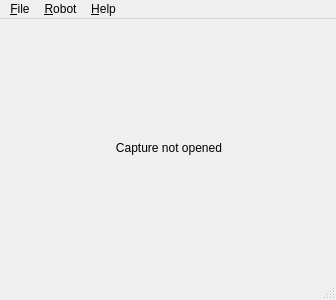
<?xml version="1.0" encoding="UTF-8"?>
<ui version="4.0">
 <class>AmurCore</class>
 <widget class="QMainWindow" name="AmurCore">
  <property name="geometry">
   <rect>
    <x>0</x>
    <y>0</y>
    <width>336</width>
    <height>300</height>
   </rect>
  </property>
  <property name="minimumSize">
   <size>
    <width>336</width>
    <height>300</height>
   </size>
  </property>
  <property name="maximumSize">
   <size>
    <width>10240</width>
    <height>5760</height>
   </size>
  </property>
  <property name="windowTitle">
   <string>AmurCore</string>
  </property>
  <property name="windowIcon">
   <iconset>
    <normaloff>data/images/logo.png</normaloff>data/images/logo.png</iconset>
  </property>
  <property name="iconSize">
   <size>
    <width>22</width>
    <height>22</height>
   </size>
  </property>
  <widget class="QWidget" name="centralwidget">
   <property name="sizePolicy">
    <sizepolicy hsizetype="Maximum" vsizetype="Maximum">
     <horstretch>0</horstretch>
     <verstretch>0</verstretch>
    </sizepolicy>
   </property>
   <layout class="QGridLayout" name="gridLayout">
    <item row="0" column="0">
     <widget class="QLabel" name="OutLabel">
      <property name="sizePolicy">
       <sizepolicy hsizetype="Maximum" vsizetype="Maximum">
        <horstretch>0</horstretch>
        <verstretch>0</verstretch>
       </sizepolicy>
      </property>
      <property name="minimumSize">
       <size>
        <width>320</width>
        <height>240</height>
       </size>
      </property>
      <property name="cursor">
       <cursorShape>CrossCursor</cursorShape>
      </property>
      <property name="text">
       <string>Capture not opened</string>
      </property>
      <property name="alignment">
       <set>Qt::AlignCenter</set>
      </property>
     </widget>
    </item>
   </layout>
  </widget>
  <widget class="QMenuBar" name="menubar">
   <property name="geometry">
    <rect>
     <x>0</x>
     <y>0</y>
     <width>336</width>
     <height>22</height>
    </rect>
   </property>
   <widget class="QMenu" name="menu_File">
    <property name="title">
     <string>&amp;File</string>
    </property>
    <addaction name="action_Joystick"/>
    <addaction name="separator"/>
    <addaction name="actionE_xit"/>
   </widget>
   <widget class="QMenu" name="menu_Zanya">
    <property name="title">
     <string>&amp;Robot</string>
    </property>
    <addaction name="action_Connect"/>
    <addaction name="separator"/>
    <addaction name="action_Move"/>
    <addaction name="action_Reboot"/>
    <addaction name="action_Halt"/>
    <addaction name="separator"/>
    <addaction name="actionCamera"/>
    <addaction name="action_Speech"/>
   </widget>
   <widget class="QMenu" name="menu_About">
    <property name="title">
     <string>&amp;Help</string>
    </property>
    <addaction name="action_About"/>
   </widget>
   <addaction name="menu_File"/>
   <addaction name="menu_Zanya"/>
   <addaction name="menu_About"/>
  </widget>
  <widget class="QStatusBar" name="statusbar"/>
  <action name="action_Connect">
   <property name="text">
    <string>&amp;Connect</string>
   </property>
  </action>
  <action name="action_Joystick">
   <property name="text">
    <string>&amp;Joystick</string>
   </property>
  </action>
  <action name="actionE_xit">
   <property name="text">
    <string>E&amp;xit</string>
   </property>
  </action>
  <action name="action_Move">
   <property name="text">
    <string>&amp;Move</string>
   </property>
  </action>
  <action name="action_Reboot">
   <property name="text">
    <string>&amp;Reboot</string>
   </property>
  </action>
  <action name="action_Halt">
   <property name="text">
    <string>&amp;Halt</string>
   </property>
  </action>
  <action name="actionCamera">
   <property name="text">
    <string>Camera calibration</string>
   </property>
  </action>
  <action name="action_Speech">
   <property name="text">
    <string>&amp;Speech</string>
   </property>
  </action>
  <action name="action_About">
   <property name="text">
    <string>&amp;About</string>
   </property>
  </action>
 </widget>
 <resources/>
 <connections/>
</ui>
